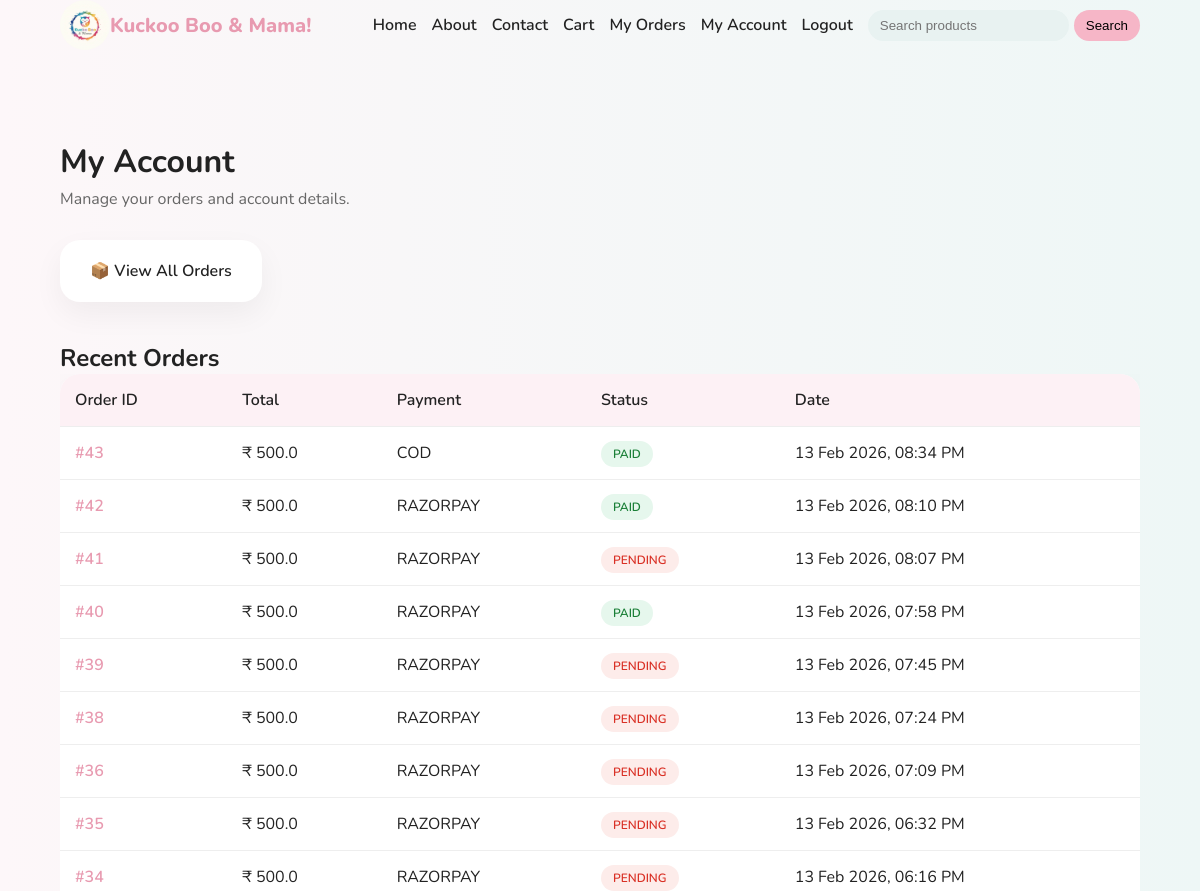
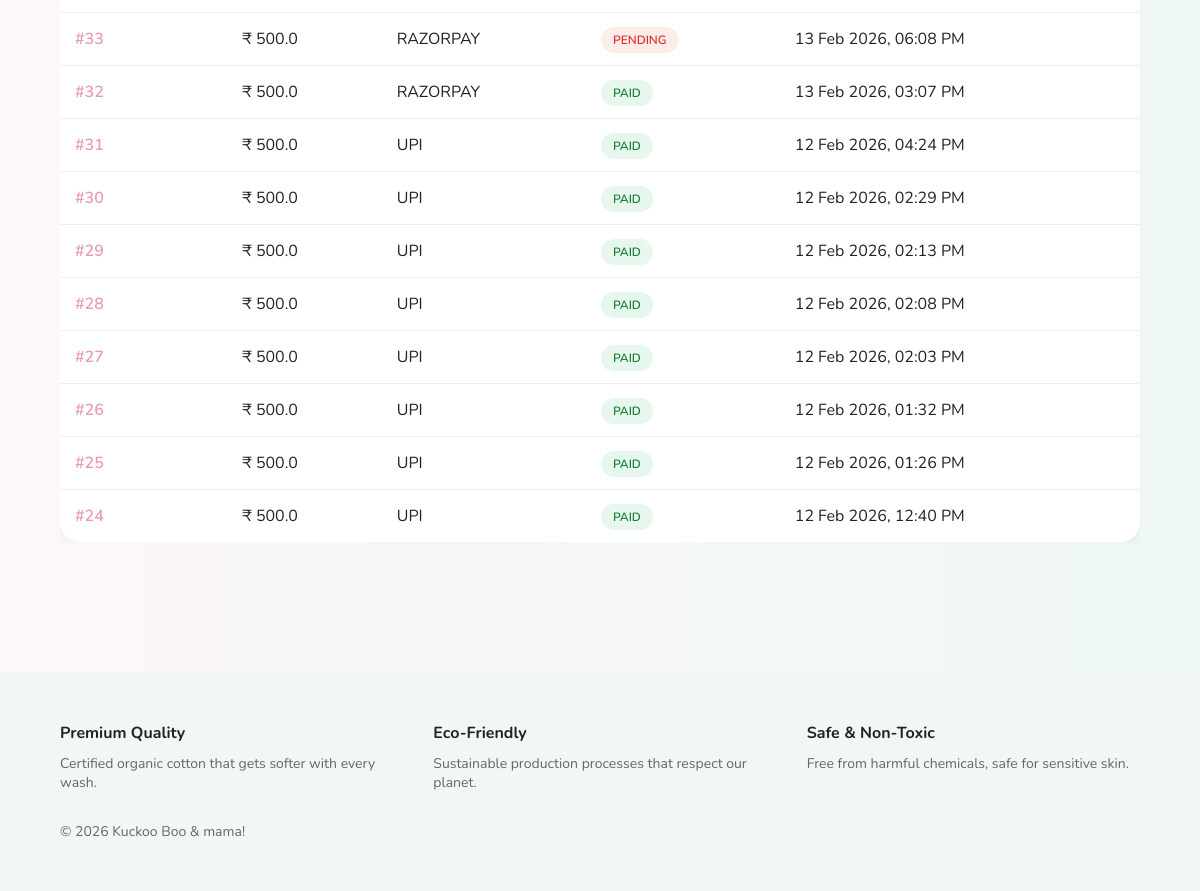
The app's page /user/dashboard (signed in) with its own data (2 pictures, top to bottom).
### tables this page shows
CREATE TABLE orders (
        id INTEGER PRIMARY KEY AUTOINCREMENT,
        user_id INTEGER,
        total_amount REAL NOT NULL,
        payment_status TEXT,
        razorpay_order_id TEXT,
        created_at TIMESTAMP DEFAULT CURRENT_TIMESTAMP, payment_method TEXT, order_status TEXT DEFAULT 'PLACED', full_name TEXT, phone TEXT, address TEXT, city TEXT, state TEXT, pincode TEXT, review_reminder_sent INTEGER DEFAULT 0,
        FOREIGN KEY (user_id) REFERENCES users(id)
    );

### routes/user.py (the view)
@user_bp.route("/dashboard")
def dashboard():
    if not session.get("user_id"):
        return redirect(url_for("auth.login"))
    conn = get_db_connection()
    orders = conn.execute(
        """
        SELECT
            id,
            total_amount,
            payment_method,
            payment_status,
            order_status,
            created_at
        FROM orders
        WHERE user_id = ?
        ORDER BY id DESC
        """,
        (session["user_id"],)
    ).fetchall()
    conn.close()
    formatted_orders = []
    for order in orders:
        formatted_orders.append({
            "id": order["id"],
            "total_amount": order["total_amount"],
            "payment_method": order["payment_method"],
            "payment_status": order["payment_status"],
            "order_status": order["order_status"],
            "created_at": datetime.fromtimestamp(
                order["created_at"]
            ).strftime("%d %b %Y, %I:%M %p")
        })
    return render_template(
        "user/dashboard.html",
        orders=formatted_orders
    )

### database/db.py (called while the page is built)
def get_db_connection():
    os.makedirs(os.path.dirname(Config.DATABASE_PATH), exist_ok=True)
    conn = sqlite3.connect(Config.DATABASE_PATH)
    conn.row_factory = sqlite3.Row
    return conn

### templates/user/dashboard.html (shortened to what this page needs)
{% extends "base.html" %}
{% block extra_css %}
<link rel="stylesheet" href="{{ url_for('static', filename='css/dashboard.css') }}">
{% endblock %}
{% block content %}
<section class="dashboard-section">
    <div class="dashboard-header">
        <h1>My Account</h1>
        <p>Manage your orders and account details.</p>
    </div>
    <div class="dashboard-links">
        <a href="{{ url_for('user.my_orders') }}" class="dashboard-card">
            📦 View All Orders
        </a>
    </div>
    <div class="recent-orders">
        <h2>Recent Orders</h2>
        {% if orders %}
        <div class="table-wrapper">
            <table class="orders-table">
                <thead>
                    <tr>
                        <th>Order ID</th>
                        <th>Total</th>
                        <th>Payment</th>
                        <th>Status</th>
                        <th>Date</th>
                    </tr>
                </thead>
                <tbody>
                    {% for order in orders %}
                    <tr>
                        <td>
                            <a href="{{ url_for('user.order_detail', order_id=order.id) }}">
                                #{{ order.id }}
                            </a>
                        </td>
                        <td>₹ {{ order.total_amount }}</td>
                        <td>{{ order.payment_method }}</td>
                        <td>
                            <span class="status-badge
                                {% if order.payment_status == 'PAID' %}
                                    paid
                                {% else %}
                                    pending
                                {% endif %}
                            ">
                                {{ order.payment_status }}
                            </span>
                        </td>
                        <td>{{ order.created_at }}</td>
                    </tr>
                    {% endfor %}
                </tbody>
            </table>
        </div>
        {% else %}
            <p class="no-orders">You have not placed any orders yet.</p>
        {% endif %}
    </div>
</section>
{% endblock %}

### static/css/base.css (style rules this page uses)
:root { --primary: #f6b6c7; --primary-dark: #e89ab0; --bg-soft: #fdf7f9; --text-dark: #222; --text-light: #666; --radius: 20px; }
* { margin: 0; padding: 0; box-sizing: border-box; }
body { font-family: 'Nunito', sans-serif; background: linear-gradient(to right, #fdf7f9, #eef7f6); color: var(--text-dark); }

### static/css/dashboard.css (style rules this page uses)
.dashboard-section { padding: 50px 0; }
.dashboard-header { margin-bottom: 30px; }
.dashboard-header h1 { font-size: 32px; margin-bottom: 5px; }
.dashboard-header p { color: #666; }
.dashboard-links { margin-bottom: 40px; }
.dashboard-card { display: inline-block; background: #ffffff; padding: 20px 30px; border-radius: 20px; box-shadow: 0 12px 30px rgba(0,0,0,0.05); text-decoration: none; color: #222; font-weight: 600; transition: 0.3s ease; }
.table-wrapper { overflow-x: auto; }
.orders-table { width: 100%; border-collapse: collapse; background: #ffffff; border-radius: 20px; overflow: hidden; box-shadow: 0 12px 30px rgba(0,0,0,0.05); }
.orders-table th, .orders-table td { padding: 15px; text-align: left; }
.orders-table thead { background: #fdf1f5; }
.orders-table th { font-weight: 600; }
.orders-table tbody tr { border-top: 1px solid #eee; }
.orders-table a { text-decoration: none; color: #e89ab0; font-weight: 600; }
.status-badge { padding: 5px 12px; border-radius: 20px; font-size: 12px; font-weight: 600; }
.status-badge.paid { background: #e6f7ed; color: #1a7f37; }
.status-badge.pending { background: #fdecea; color: #d93025; }

### records on screen
orders: id "43", total_amount "500.0", payment_method "COD", payment_status "PAID", created_at "13 Feb 2026, 08:34 PM"
orders: id "42", total_amount "500.0", payment_method "RAZORPAY", payment_status "PAID", created_at "13 Feb 2026, 08:10 PM"
orders: id "41", total_amount "500.0", payment_method "RAZORPAY", payment_status "PENDING", created_at "13 Feb 2026, 08:07 PM"
orders: id "40", total_amount "500.0", payment_method "RAZORPAY", payment_status "PAID", created_at "13 Feb 2026, 07:58 PM"
orders: id "39", total_amount "500.0", payment_method "RAZORPAY", payment_status "PENDING", created_at "13 Feb 2026, 07:45 PM"
orders: id "38", total_amount "500.0", payment_method "RAZORPAY", payment_status "PENDING", created_at "13 Feb 2026, 07:24 PM"
orders: id "36", total_amount "500.0", payment_method "RAZORPAY", payment_status "PENDING", created_at "13 Feb 2026, 07:09 PM"
orders: id "35", total_amount "500.0", payment_method "RAZORPAY", payment_status "PENDING", created_at "13 Feb 2026, 06:32 PM"
orders: id "34", total_amount "500.0", payment_method "RAZORPAY", payment_status "PENDING", created_at "13 Feb 2026, 06:16 PM"
orders: id "33", total_amount "500.0", payment_method "RAZORPAY", payment_status "PENDING", created_at "13 Feb 2026, 06:08 PM"
orders: id "32", total_amount "500.0", payment_method "RAZORPAY", payment_status "PAID", created_at "13 Feb 2026, 03:07 PM"
orders: id "31", total_amount "500.0", payment_method "UPI", payment_status "PAID", created_at "12 Feb 2026, 04:24 PM"
orders: id "30", total_amount "500.0", payment_method "UPI", payment_status "PAID", created_at "12 Feb 2026, 02:29 PM"
orders: id "29", total_amount "500.0", payment_method "UPI", payment_status "PAID", created_at "12 Feb 2026, 02:13 PM"
orders: id "28", total_amount "500.0", payment_method "UPI", payment_status "PAID", created_at "12 Feb 2026, 02:08 PM"
orders: id "27", total_amount "500.0", payment_method "UPI", payment_status "PAID", created_at "12 Feb 2026, 02:03 PM"
orders: id "26", total_amount "500.0", payment_method "UPI", payment_status "PAID", created_at "12 Feb 2026, 01:32 PM"
orders: id "25", total_amount "500.0", payment_method "UPI", payment_status "PAID", created_at "12 Feb 2026, 01:26 PM"
orders: id "24", total_amount "500.0", payment_method "UPI", payment_status "PAID", created_at "12 Feb 2026, 12:40 PM"
